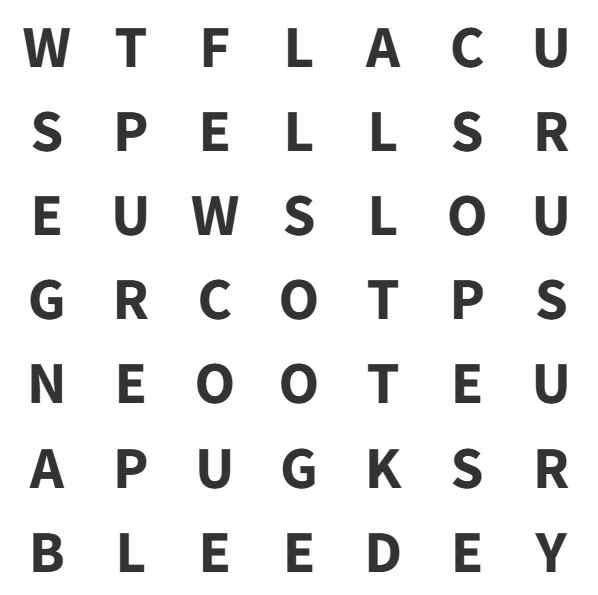
#> input picture ocr-pag/src/caca_palavras2.jpg, 598 x 595 px
$ python app.py
#> lines starting #> are read from the running program, lines starting #| are printed output that depends on the picture; after the words box and inside, x2 and y2 are one past the last pixel; in counts of white or black regions, pixels touching at a corner belong together
#> further down, original_image is the input picture: shape (595, 598, 3); min 6, max 255, mean 235.7
### ocr-pag/helpers.py
import cv2
import pytesseract
import re

#Cortando a imagem para leitura de linhas do caça palavras
def cut(image, lines):
#> called with lines = 7
    gray = cv2.cvtColor(image, cv2.COLOR_BGR2GRAY)

    x_axis = image.shape[0]
#> x_axis = 595
    y_axis = image.shape[1]
#> y_axis = 598
    height = round((y_axis/lines))
#> height = 85

    top = 0
    bottom = round(height)
#> bottom = 85

    return(gray, top, bottom, x_axis, height)

#achando a palavra no caça palavras e indicando sua localização baseada na coluna e index inicial
# [30 lines left out: function find, not called in this run]

#procedimento padrão para processamento dos textos da imagem
def process_image_text(image, customConfig):
        data_line = pytesseract.image_to_string(image, config=customConfig)
        data_line = re.sub(r'[^A-Z]', '', data_line)
        return data_line.replace("\n", "")

### ocr-pag/app.py
import cv2


from helpers import cut, find, process_image_text

#passando parametros para que a funcione: caminho para imagem, quantidade de linhas do caça palavras quantidade de colunas do caça palavras e um array com as palavras a serem encontradas
image_path = "./src/caca_palavras2.jpg"
find_elements = ["WTF", "NEO", "BLEED", "RUSU"]
lines = 7
columns = 7
#leitura inicial da imagem
original_image = cv2.imread(image_path)

def main(original_image, lines, columns):
    gray, top, bottom, x_axis, height = cut(original_image, lines)
#> top = 0; bottom = 85; x_axis = 595; height = 85
    _, thresh = cv2.threshold(gray, 200, 255, cv2.THRESH_BINARY)
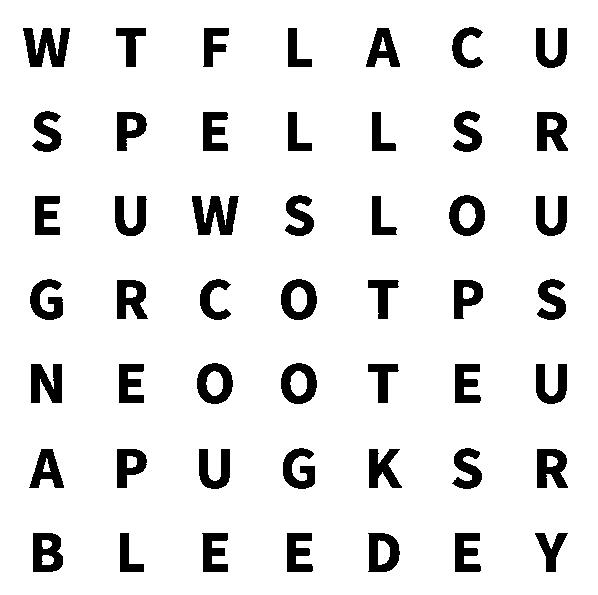
#> thresh: shape (595, 598); 90% white; 49 black regions, largest, box (x1, y1, x2, y2) and area: (23, 28, 70, 67) 1144, (192, 196, 239, 235) 1141, (31, 364, 62, 403) 906

    data = [[], []]

    for x in range(lines):

        left = 0

        #cortando a imagem
        cropped_image = thresh[top:bottom, left:x_axis]

        #fazendo leitura inicial da imagem cortada para identificação das letras
        customConfig = '--oem 3 --psm 6'

        data_line = process_image_text(cropped_image, customConfig)

        #mudando diminuindo o zoom caso tenham mais de 1 letra a mais encontradas na linha para melhor identificação delas
        if(len(data_line) >= (columns+2)):
            resized_image = cv2.resize(original_image, None, fx=0.8, fy=0.8, interpolation=cv2.INTER_AREA)

            new_gray, new_top, new_bottom, new_x_axis, new_height = cut(resized_image, lines, columns)

            _, new_thresh = cv2.threshold(new_gray, 200, 255, cv2.THRESH_BINARY)

            new_left = 0

            if(x>=1):
                new_bottom = (new_bottom + new_height*x)
                new_top = (new_top + new_height*x)

            new_cropped_image = new_thresh[new_top:new_bottom, new_left:new_x_axis]

            data_line = process_image_text(new_cropped_image, customConfig)

        #mudando arbitrariamente o threshold da imagem caso sejam identificadas menos letras ou apenas uma letra a mais do que deveria
        if (len(data_line) == (columns+1) or len(data_line) < columns):
            _, thresh_replace = cv2.threshold(gray, 220, 255, cv2.THRESH_BINARY)
            cropped_image = thresh_replace[top:bottom, left:x_axis]

            data_line = process_image_text(cropped_image, customConfig)

        data[0].append(data_line)

        #adicionando colunas no array baseado ja nas linhas escaneadas
        for i, letter in enumerate(data[0][x]):
            if(len(data[1]) <= i):
                data[1].append(letter)
            else:
                data[1][i] = data[1][i] + letter


        data_line = ""

        #calculo para a altura da próxima linha a ser lida
        bottom = bottom + height
        top = top + height
#> this loop made 1 pass
#> pass 1, in main, `cropped_image = thresh[top:bottom, left:x_axis]`:
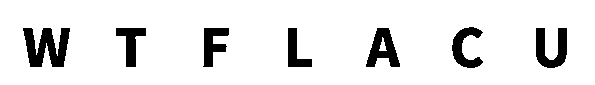
#> cropped_image: shape (85, 595); 90.4% white; 7 black regions, largest, box (x1, y1, x2, y2) and area: (23, 28, 70, 67) 1144, (536, 28, 567, 68) 752, (366, 28, 400, 67) 724
#> after the loop, bottom = 85; data = [[], []]; top = 0

    return find(data, find_elements)

print(main(original_image, lines, columns))
#> (the call stopped at in process_image_text, `data_line = pytesseract.image_to_string(image, config=customConfig)`: pytesseract is not available in this run)

$ run again, with ocr-pag/src/caca_palavras.jpg copied over ocr-pag/src/caca_palavras2.jpg
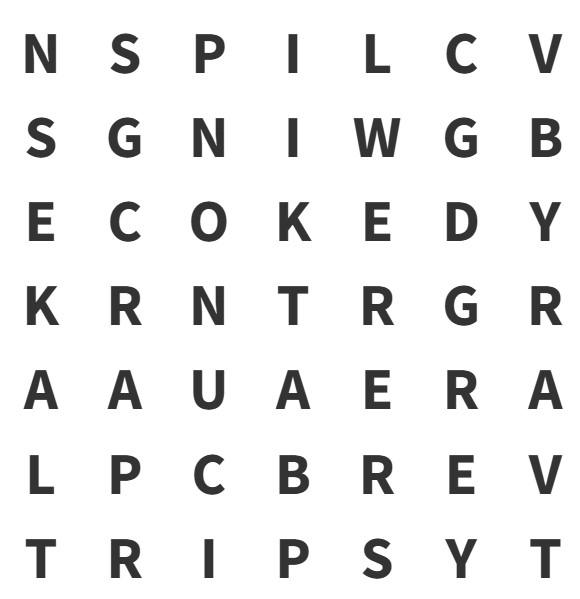
#> input picture ocr-pag/src/caca_palavras.jpg, 580 x 599 px
#> original_image is the input picture: shape (599, 580, 3); min 21, max 255, mean 235.5
#> in main, `gray, top, bottom, x_axis, height = cut(original_image, lines)`: top = 0; bottom = 83; x_axis = 599; height = 83
#> in main, `_, thresh = cv2.threshold(gray, 200, 255, cv2.THRESH_BINARY)`:
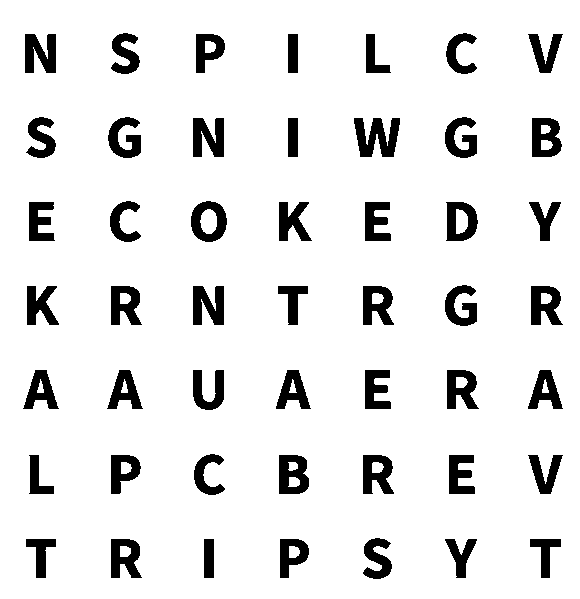
#> thresh: shape (599, 580); 90% white; 49 black regions, largest, box (x1, y1, x2, y2) and area: (354, 118, 400, 157) 1140, (25, 34, 56, 73) 899, (193, 118, 224, 157) 896
#> the loop in main, `for x in range(lines): ` made 1 pass
#> pass 1, in main, `cropped_image = thresh[top:bottom, left:x_axis]`:
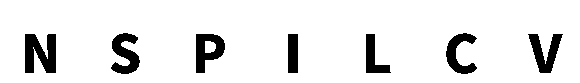
#> cropped_image: shape (83, 580); 90.9% white; 7 black regions, largest, box (x1, y1, x2, y2) and area: (25, 34, 56, 73) 899, (111, 33, 140, 74) 692, (196, 34, 225, 73) 683
#> after the loop in main, `for x in range(lines):`: data = [[], []]; top = 0

$ run again, with ocr-pag/src/caca_palavras3.png saved as ocr-pag/src/caca_palavras2.jpg
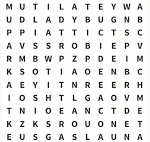
#> input picture ocr-pag/src/caca_palavras3.png, 150 x 142 px
#> original_image is the input picture: shape (142, 150, 3); mean B, G, R 233.5, 234.3, 234.1
#> in main, `gray, top, bottom, x_axis, height = cut(original_image, lines)`: top = 0; bottom = 21; x_axis = 142; height = 21
#> in main, `_, thresh = cv2.threshold(gray, 200, 255, cv2.THRESH_BINARY)`:
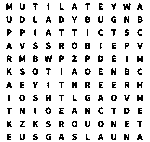
#> thresh: shape (142, 150); 88.6% white; black in thin lines or dots, all inside (x1, y1, x2, y2) = (6, 3, 143, 140)
#> the loop in main, `for x in range(lines): ` made 1 pass
#> pass 1, in main, `cropped_image = thresh[top:bottom, left:x_axis]`:
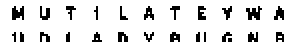
#> cropped_image: shape (21, 142) (shown 2 times larger); 87.2% white; black in thin lines or dots, all inside (x1, y1, x2, y2) = (6, 3, 142, 21)
#> after the loop in main, `for x in range(lines):`: data = [[], []]; top = 0
